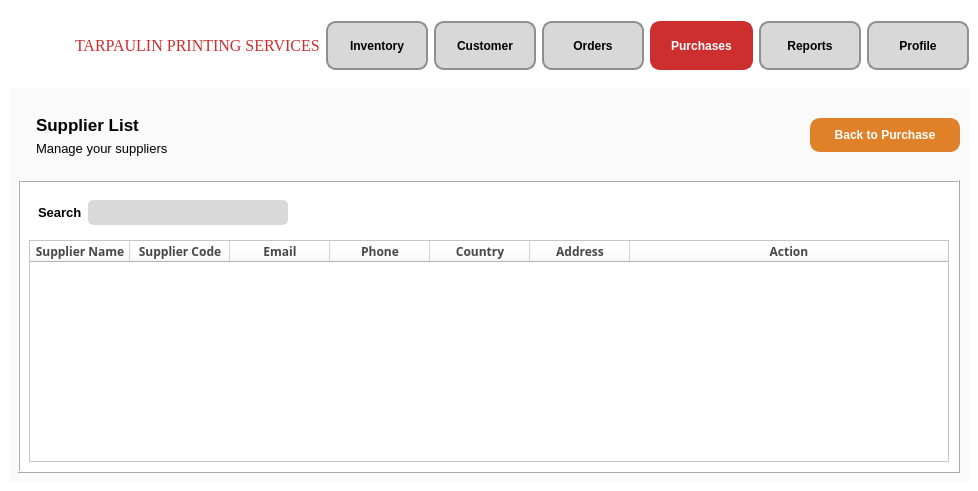
<?xml version="1.0" encoding="UTF-8"?>
<ui version="4.0">
 <class>MainWindow</class>
 <widget class="QMainWindow" name="MainWindow">
  <property name="geometry">
   <rect>
    <x>0</x>
    <y>0</y>
    <width>978</width>
    <height>491</height>
   </rect>
  </property>
  <property name="sizePolicy">
   <sizepolicy hsizetype="Fixed" vsizetype="Fixed">
    <horstretch>0</horstretch>
    <verstretch>0</verstretch>
   </sizepolicy>
  </property>
  <property name="font">
   <font>
    <pointsize>10</pointsize>
   </font>
  </property>
  <property name="windowTitle">
   <string>MainWindow</string>
  </property>
  <property name="styleSheet">
   <string notr="true">background-color: white;</string>
  </property>
  <widget class="QWidget" name="centralwidget">
   <property name="font">
    <font>
     <pointsize>11</pointsize>
    </font>
   </property>
   <layout class="QVBoxLayout" name="verticalLayout">
    <item>
     <widget class="QFrame" name="NavbarFrame">
      <property name="enabled">
       <bool>true</bool>
      </property>
      <property name="sizePolicy">
       <sizepolicy hsizetype="Preferred" vsizetype="Preferred">
        <horstretch>0</horstretch>
        <verstretch>0</verstretch>
       </sizepolicy>
      </property>
      <property name="font">
       <font>
        <pointsize>10</pointsize>
       </font>
      </property>
      <property name="cursor">
       <cursorShape>ArrowCursor</cursorShape>
      </property>
      <property name="styleSheet">
       <string notr="true">QPushButton {
    min-width: 100px; 
    max-width: 150px;
    min-height: 40px;
    max-height: 35px;
	font-size:12px;
	border: 2px solid #8f8f91; 
	border-radius: 10px;
	background-color: #d8d8d8; 
	min-width: 80px; 
	min-height: 30px; 
	padding: 5px; 
	color: black; 
	font-weight: bold; 
}
</string>
      </property>
      <property name="frameShape">
       <enum>QFrame::NoFrame</enum>
      </property>
      <property name="frameShadow">
       <enum>QFrame::Plain</enum>
      </property>
      <layout class="QHBoxLayout" name="horizontalLayout">
       <property name="leftMargin">
        <number>5</number>
       </property>
       <property name="rightMargin">
        <number>0</number>
       </property>
       <item>
        <widget class="QLabel" name="Logo">
         <property name="enabled">
          <bool>true</bool>
         </property>
         <property name="sizePolicy">
          <sizepolicy hsizetype="Fixed" vsizetype="Fixed">
           <horstretch>0</horstretch>
           <verstretch>0</verstretch>
          </sizepolicy>
         </property>
         <property name="minimumSize">
          <size>
           <width>55</width>
           <height>55</height>
          </size>
         </property>
         <property name="maximumSize">
          <size>
           <width>55</width>
           <height>55</height>
          </size>
         </property>
         <property name="font">
          <font>
           <pointsize>10</pointsize>
          </font>
         </property>
         <property name="cursor">
          <cursorShape>PointingHandCursor</cursorShape>
         </property>
         <property name="autoFillBackground">
          <bool>false</bool>
         </property>
         <property name="styleSheet">
          <string notr="true"/>
         </property>
         <property name="text">
          <string/>
         </property>
         <property name="textFormat">
          <enum>Qt::RichText</enum>
         </property>
         <property name="pixmap">
          <pixmap>static/logo.png</pixmap>
         </property>
         <property name="scaledContents">
          <bool>true</bool>
         </property>
         <property name="wordWrap">
          <bool>false</bool>
         </property>
        </widget>
       </item>
       <item>
        <widget class="QLabel" name="tarp">
         <property name="font">
          <font>
           <family>Georgia</family>
           <pointsize>12</pointsize>
           <weight>9</weight>
           <italic>false</italic>
           <bold>false</bold>
          </font>
         </property>
         <property name="cursor">
          <cursorShape>PointingHandCursor</cursorShape>
         </property>
         <property name="autoFillBackground">
          <bool>false</bool>
         </property>
         <property name="styleSheet">
          <string notr="true">font: 75 12pt &quot;Georgia&quot;;
color: #CD2E2E;</string>
         </property>
         <property name="text">
          <string>TARPAULIN PRINTING SERVICES</string>
         </property>
        </widget>
       </item>
       <item>
        <widget class="QPushButton" name="Inventory">
         <property name="minimumSize">
          <size>
           <width>94</width>
           <height>44</height>
          </size>
         </property>
         <property name="font">
          <font>
           <pointsize>-1</pointsize>
           <weight>75</weight>
           <bold>true</bold>
          </font>
         </property>
         <property name="cursor">
          <cursorShape>PointingHandCursor</cursorShape>
         </property>
         <property name="styleSheet">
          <string notr="true">font-size:12px;

</string>
         </property>
         <property name="text">
          <string>Inventory</string>
         </property>
        </widget>
       </item>
       <item>
        <widget class="QPushButton" name="Customer">
         <property name="font">
          <font>
           <pointsize>-1</pointsize>
           <weight>75</weight>
           <bold>true</bold>
          </font>
         </property>
         <property name="cursor">
          <cursorShape>PointingHandCursor</cursorShape>
         </property>
         <property name="styleSheet">
          <string notr="true">font-size:12px;</string>
         </property>
         <property name="text">
          <string>Customer</string>
         </property>
        </widget>
       </item>
       <item>
        <widget class="QPushButton" name="Order">
         <property name="font">
          <font>
           <pointsize>-1</pointsize>
           <weight>75</weight>
           <bold>true</bold>
          </font>
         </property>
         <property name="cursor">
          <cursorShape>PointingHandCursor</cursorShape>
         </property>
         <property name="styleSheet">
          <string notr="true">font-size:12px;
</string>
         </property>
         <property name="text">
          <string>Orders</string>
         </property>
        </widget>
       </item>
       <item>
        <widget class="QPushButton" name="Purchase">
         <property name="font">
          <font>
           <pointsize>-1</pointsize>
           <weight>75</weight>
           <bold>true</bold>
          </font>
         </property>
         <property name="cursor">
          <cursorShape>PointingHandCursor</cursorShape>
         </property>
         <property name="styleSheet">
          <string notr="true">font-size:12px;
color: white;
border: 2px solid #CD2E2E;
background-color: #CD2E2E;</string>
         </property>
         <property name="text">
          <string>Purchases</string>
         </property>
        </widget>
       </item>
       <item>
        <widget class="QPushButton" name="Report">
         <property name="font">
          <font>
           <pointsize>-1</pointsize>
           <weight>75</weight>
           <bold>true</bold>
          </font>
         </property>
         <property name="cursor">
          <cursorShape>PointingHandCursor</cursorShape>
         </property>
         <property name="styleSheet">
          <string notr="true">font-size:12px;</string>
         </property>
         <property name="text">
          <string>Reports</string>
         </property>
        </widget>
       </item>
       <item>
        <widget class="QPushButton" name="Profile">
         <property name="font">
          <font>
           <pointsize>-1</pointsize>
           <weight>75</weight>
           <bold>true</bold>
          </font>
         </property>
         <property name="cursor">
          <cursorShape>PointingHandCursor</cursorShape>
         </property>
         <property name="styleSheet">
          <string notr="true">font-size:12px;</string>
         </property>
         <property name="text">
          <string>Profile</string>
         </property>
        </widget>
       </item>
      </layout>
     </widget>
    </item>
    <item>
     <widget class="QFrame" name="TableContainer">
      <property name="sizePolicy">
       <sizepolicy hsizetype="Expanding" vsizetype="Expanding">
        <horstretch>0</horstretch>
        <verstretch>0</verstretch>
       </sizepolicy>
      </property>
      <property name="minimumSize">
       <size>
        <width>0</width>
        <height>2</height>
       </size>
      </property>
      <property name="font">
       <font>
        <pointsize>10</pointsize>
       </font>
      </property>
      <property name="layoutDirection">
       <enum>Qt::LeftToRight</enum>
      </property>
      <property name="autoFillBackground">
       <bool>false</bool>
      </property>
      <property name="styleSheet">
       <string notr="true">background-color: #FAFAFA;
width: 100vw;</string>
      </property>
      <property name="frameShape">
       <enum>QFrame::NoFrame</enum>
      </property>
      <property name="frameShadow">
       <enum>QFrame::Plain</enum>
      </property>
      <layout class="QVBoxLayout" name="verticalLayout_2">
       <item>
        <widget class="QFrame" name="Label">
         <property name="sizePolicy">
          <sizepolicy hsizetype="Preferred" vsizetype="Preferred">
           <horstretch>0</horstretch>
           <verstretch>0</verstretch>
          </sizepolicy>
         </property>
         <property name="font">
          <font>
           <pointsize>10</pointsize>
          </font>
         </property>
         <property name="frameShape">
          <enum>QFrame::NoFrame</enum>
         </property>
         <property name="frameShadow">
          <enum>QFrame::Raised</enum>
         </property>
         <layout class="QHBoxLayout" name="horizontalLayout_4">
          <property name="rightMargin">
           <number>0</number>
          </property>
          <item>
           <widget class="QFrame" name="ProductList">
            <property name="font">
             <font>
              <pointsize>10</pointsize>
             </font>
            </property>
            <property name="frameShape">
             <enum>QFrame::NoFrame</enum>
            </property>
            <property name="frameShadow">
             <enum>QFrame::Raised</enum>
            </property>
            <layout class="QVBoxLayout" name="verticalLayout_3">
             <item>
              <widget class="QLabel" name="ProductLabel">
               <property name="font">
                <font>
                 <pointsize>13</pointsize>
                 <weight>75</weight>
                 <bold>true</bold>
                </font>
               </property>
               <property name="styleSheet">
                <string notr="true">font-weight: bold;</string>
               </property>
               <property name="text">
                <string>Supplier List</string>
               </property>
              </widget>
             </item>
             <item>
              <widget class="QLabel" name="manageLabel">
               <property name="font">
                <font>
                 <pointsize>10</pointsize>
                </font>
               </property>
               <property name="text">
                <string>Manage your suppliers</string>
               </property>
              </widget>
             </item>
            </layout>
           </widget>
          </item>
          <item>
           <widget class="QFrame" name="BtnContainer">
            <property name="font">
             <font>
              <pointsize>10</pointsize>
             </font>
            </property>
            <property name="frameShape">
             <enum>QFrame::NoFrame</enum>
            </property>
            <property name="frameShadow">
             <enum>QFrame::Raised</enum>
            </property>
            <layout class="QHBoxLayout" name="horizontalLayout_3">
             <property name="rightMargin">
              <number>0</number>
             </property>
             <item>
              <spacer name="horizontalSpacer">
               <property name="font">
                <font>
                 <pointsize>10</pointsize>
                </font>
               </property>
               <property name="orientation">
                <enum>Qt::Horizontal</enum>
               </property>
               <property name="sizeHint" stdset="0">
                <size>
                 <width>649</width>
                 <height>20</height>
                </size>
               </property>
              </spacer>
             </item>
             <item>
              <widget class="QPushButton" name="AddProduct">
               <property name="sizePolicy">
                <sizepolicy hsizetype="Preferred" vsizetype="Fixed">
                 <horstretch>0</horstretch>
                 <verstretch>0</verstretch>
                </sizepolicy>
               </property>
               <property name="minimumSize">
                <size>
                 <width>150</width>
                 <height>34</height>
                </size>
               </property>
               <property name="maximumSize">
                <size>
                 <width>150</width>
                 <height>34</height>
                </size>
               </property>
               <property name="font">
                <font>
                 <pointsize>-1</pointsize>
                 <weight>75</weight>
                 <bold>true</bold>
                </font>
               </property>
               <property name="cursor">
                <cursorShape>PointingHandCursor</cursorShape>
               </property>
               <property name="styleSheet">
                <string notr="true">font-size:12px;
border: 2px solid #E08028; 
border-radius: 10px;
background-color: #E08028; 
padding: 5px; 
color: white; 
font-weight: bold; frf</string>
               </property>
               <property name="text">
                <string>Back to Purchase</string>
               </property>
               <property name="icon">
                <iconset resource="images.qrc">
                 <normaloff>:/static/static/back.png</normaloff>:/static/static/back.png</iconset>
               </property>
               <property name="iconSize">
                <size>
                 <width>20</width>
                 <height>20</height>
                </size>
               </property>
              </widget>
             </item>
            </layout>
           </widget>
          </item>
         </layout>
        </widget>
       </item>
       <item>
        <widget class="QFrame" name="DataFrame">
         <property name="sizePolicy">
          <sizepolicy hsizetype="Expanding" vsizetype="Expanding">
           <horstretch>0</horstretch>
           <verstretch>0</verstretch>
          </sizepolicy>
         </property>
         <property name="font">
          <font>
           <pointsize>10</pointsize>
          </font>
         </property>
         <property name="styleSheet">
          <string notr="true">background-color: white;</string>
         </property>
         <property name="frameShape">
          <enum>QFrame::Box</enum>
         </property>
         <property name="frameShadow">
          <enum>QFrame::Raised</enum>
         </property>
         <layout class="QVBoxLayout" name="verticalLayout_4">
          <item>
           <widget class="QFrame" name="SearchFrame">
            <property name="minimumSize">
             <size>
              <width>0</width>
              <height>41</height>
             </size>
            </property>
            <property name="font">
             <font>
              <pointsize>10</pointsize>
             </font>
            </property>
            <property name="frameShape">
             <enum>QFrame::NoFrame</enum>
            </property>
            <property name="frameShadow">
             <enum>QFrame::Raised</enum>
            </property>
            <layout class="QHBoxLayout" name="horizontalLayout_2">
             <item>
              <widget class="QLabel" name="Search">
               <property name="font">
                <font>
                 <pointsize>10</pointsize>
                 <weight>75</weight>
                 <bold>true</bold>
                </font>
               </property>
               <property name="styleSheet">
                <string notr="true">font-weight: bold;
</string>
               </property>
               <property name="text">
                <string>Search</string>
               </property>
               <property name="alignment">
                <set>Qt::AlignLeading|Qt::AlignLeft|Qt::AlignVCenter</set>
               </property>
              </widget>
             </item>
             <item>
              <widget class="QLineEdit" name="SearchInput">
               <property name="minimumSize">
                <size>
                 <width>0</width>
                 <height>25</height>
                </size>
               </property>
               <property name="maximumSize">
                <size>
                 <width>200</width>
                 <height>25</height>
                </size>
               </property>
               <property name="font">
                <font>
                 <pointsize>10</pointsize>
                </font>
               </property>
               <property name="styleSheet">
                <string notr="true">background-color: #D9D9D9;
border-radius: 5px;

</string>
               </property>
              </widget>
             </item>
             <item>
              <widget class="QLabel" name="Filter">
               <property name="minimumSize">
                <size>
                 <width>25</width>
                 <height>25</height>
                </size>
               </property>
               <property name="maximumSize">
                <size>
                 <width>25</width>
                 <height>25</height>
                </size>
               </property>
               <property name="font">
                <font>
                 <pointsize>10</pointsize>
                </font>
               </property>
               <property name="cursor">
                <cursorShape>PointingHandCursor</cursorShape>
               </property>
               <property name="text">
                <string/>
               </property>
               <property name="pixmap">
                <pixmap>static/filter.png</pixmap>
               </property>
               <property name="scaledContents">
                <bool>true</bool>
               </property>
              </widget>
             </item>
             <item>
              <spacer name="horizontalSpacer_2">
               <property name="font">
                <font>
                 <pointsize>10</pointsize>
                </font>
               </property>
               <property name="orientation">
                <enum>Qt::Horizontal</enum>
               </property>
               <property name="sizeHint" stdset="0">
                <size>
                 <width>610</width>
                 <height>20</height>
                </size>
               </property>
              </spacer>
             </item>
            </layout>
           </widget>
          </item>
          <item>
           <widget class="QTableWidget" name="tableWidget">
            <property name="font">
             <font>
              <pointsize>10</pointsize>
             </font>
            </property>
            <property name="columnCount">
             <number>7</number>
            </property>
            <attribute name="horizontalHeaderStretchLastSection">
             <bool>true</bool>
            </attribute>
            <column>
             <property name="text">
              <string>Supplier Name</string>
             </property>
             <property name="font">
              <font>
               <family>Bahnschrift SemiBold</family>
               <pointsize>9</pointsize>
               <weight>75</weight>
               <bold>true</bold>
               <underline>false</underline>
              </font>
             </property>
             <property name="foreground">
              <brush brushstyle="SolidPattern">
               <color alpha="255">
                <red>71</red>
                <green>71</green>
                <blue>71</blue>
               </color>
              </brush>
             </property>
            </column>
            <column>
             <property name="text">
              <string>Supplier Code</string>
             </property>
             <property name="font">
              <font>
               <family>Bahnschrift SemiBold</family>
               <weight>75</weight>
               <bold>true</bold>
              </font>
             </property>
             <property name="foreground">
              <brush brushstyle="SolidPattern">
               <color alpha="255">
                <red>71</red>
                <green>71</green>
                <blue>71</blue>
               </color>
              </brush>
             </property>
            </column>
            <column>
             <property name="text">
              <string>Email</string>
             </property>
             <property name="font">
              <font>
               <family>Bahnschrift SemiBold</family>
               <pointsize>9</pointsize>
               <weight>75</weight>
               <bold>true</bold>
              </font>
             </property>
             <property name="foreground">
              <brush brushstyle="SolidPattern">
               <color alpha="255">
                <red>71</red>
                <green>71</green>
                <blue>71</blue>
               </color>
              </brush>
             </property>
            </column>
            <column>
             <property name="text">
              <string>Phone</string>
             </property>
             <property name="font">
              <font>
               <family>Bahnschrift SemiBold</family>
               <pointsize>9</pointsize>
               <weight>75</weight>
               <bold>true</bold>
              </font>
             </property>
             <property name="foreground">
              <brush brushstyle="SolidPattern">
               <color alpha="255">
                <red>71</red>
                <green>71</green>
                <blue>71</blue>
               </color>
              </brush>
             </property>
            </column>
            <column>
             <property name="text">
              <string>Country</string>
             </property>
             <property name="font">
              <font>
               <family>Bahnschrift SemiBold</family>
               <pointsize>9</pointsize>
               <weight>75</weight>
               <bold>true</bold>
              </font>
             </property>
             <property name="foreground">
              <brush brushstyle="SolidPattern">
               <color alpha="255">
                <red>71</red>
                <green>71</green>
                <blue>71</blue>
               </color>
              </brush>
             </property>
            </column>
            <column>
             <property name="text">
              <string>Address</string>
             </property>
             <property name="font">
              <font>
               <family>Bahnschrift SemiBold</family>
               <pointsize>9</pointsize>
               <weight>75</weight>
               <bold>true</bold>
              </font>
             </property>
             <property name="foreground">
              <brush brushstyle="SolidPattern">
               <color alpha="255">
                <red>71</red>
                <green>71</green>
                <blue>71</blue>
               </color>
              </brush>
             </property>
            </column>
            <column>
             <property name="text">
              <string>Action</string>
             </property>
             <property name="font">
              <font>
               <family>Bahnschrift SemiBold</family>
               <pointsize>9</pointsize>
               <weight>75</weight>
               <bold>true</bold>
              </font>
             </property>
             <property name="foreground">
              <brush brushstyle="SolidPattern">
               <color alpha="255">
                <red>71</red>
                <green>71</green>
                <blue>71</blue>
               </color>
              </brush>
             </property>
            </column>
           </widget>
          </item>
         </layout>
        </widget>
       </item>
      </layout>
     </widget>
    </item>
   </layout>
  </widget>
 </widget>
 <resources>
  <include location="images.qrc"/>
  <include location="font.qrc"/>
 </resources>
 <connections/>
</ui>
